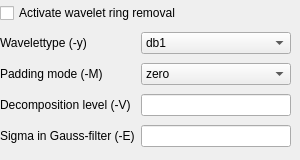
    <widget class="QWidget" name="tab">
     <attribute name="title">
      <string>Ring Removal I</string>
     </attribute>
     <widget class="QWidget" name="gridLayoutWidget_10">
      <property name="geometry">
       <rect>
        <x>0</x>
        <y>0</y>
        <width>291</width>
        <height>151</height>
       </rect>
      </property>
      <layout class="QGridLayout" name="gridLayout_11">
       <item row="1" column="2">
        <widget class="QComboBox" name="wavelettype">
         <item>
          <property name="text">
           <string>db1</string>
          </property>
         </item>
         <item>
          <property name="text">
           <string>db2</string>
          </property>
         </item>
         <item>
          <property name="text">
           <string>db3</string>
          </property>
         </item>
         <item>
          <property name="text">
           <string>db4</string>
          </property>
         </item>
         <item>
          <property name="text">
           <string>db5</string>
          </property>
         </item>
         <item>
          <property name="text">
           <string>db6</string>
          </property>
         </item>
         <item>
          <property name="text">
           <string>db7</string>
          </property>
         </item>
         <item>
          <property name="text">
           <string>db8</string>
          </property>
         </item>
         <item>
          <property name="text">
           <string>db9</string>
          </property>
         </item>
         <item>
          <property name="text">
           <string>db10</string>
          </property>
         </item>
         <item>
          <property name="text">
           <string>db11</string>
          </property>
         </item>
         <item>
          <property name="text">
           <string>db12</string>
          </property>
         </item>
         <item>
          <property name="text">
           <string>db13</string>
          </property>
         </item>
         <item>
          <property name="text">
           <string>db14</string>
          </property>
         </item>
         <item>
          <property name="text">
           <string>db15</string>
          </property>
         </item>
         <item>
          <property name="text">
           <string>db16</string>
          </property>
         </item>
         <item>
          <property name="text">
           <string>db17</string>
          </property>
         </item>
         <item>
          <property name="text">
           <string>db18</string>
          </property>
         </item>
         <item>
          <property name="text">
           <string>db19</string>
          </property>
         </item>
         <item>
          <property name="text">
           <string>db20</string>
          </property>
         </item>
        </widget>
       </item>
       <item row="2" column="2">
        <widget class="QComboBox" name="waveletpaddingmode">
         <item>
          <property name="text">
           <string>zero</string>
          </property>
         </item>
         <item>
          <property name="text">
           <string>constant</string>
          </property>
         </item>
         <item>
          <property name="text">
           <string>symmetric</string>
          </property>
         </item>
         <item>
          <property name="text">
           <string>periodic</string>
          </property>
         </item>
         <item>
          <property name="text">
           <string>smooth</string>
          </property>
         </item>
        </widget>
       </item>
       <item row="3" column="2">
        <widget class="QLineEdit" name="waveletdecompositionlevel"/>
       </item>
       <item row="4" column="2">
        <widget class="QLineEdit" name="sigmaingaussfilter"/>
       </item>
       <item row="0" column="0" colspan="3">
        <widget class="QCheckBox" name="runringremoval">
         <property name="sizePolicy">
          <sizepolicy hsizetype="Fixed" vsizetype="Fixed">
           <horstretch>0</horstretch>
           <verstretch>0</verstretch>
          </sizepolicy>
         </property>
         <property name="maximumSize">
          <size>
           <width>16777215</width>
           <height>16777215</height>
          </size>
         </property>
         <property name="text">
          <string>Activate wavelet ring removal</string>
         </property>
        </widget>
       </item>
       <item row="1" column="0" colspan="2">
        <widget class="QLabel" name="label_5">
         <property name="text">
          <string>Wavelettype (-y)</string>
         </property>
        </widget>
       </item>
       <item row="2" column="0" colspan="2">
        <widget class="QLabel" name="label_8">
         <property name="text">
          <string>Padding mode (-M)</string>
         </property>
        </widget>
       </item>
       <item row="3" column="0" colspan="2">
        <widget class="QLabel" name="label_6">
         <property name="text">
          <string>Decomposition level (-V)</string>
         </property>
        </widget>
       </item>
       <item row="4" column="0" colspan="2">
        <widget class="QLabel" name="label_7">
         <property name="text">
          <string>Sigma in Gauss-filter (-E)</string>
         </property>
        </widget>
       </item>
      </layout>
     </widget>
    </widget>
